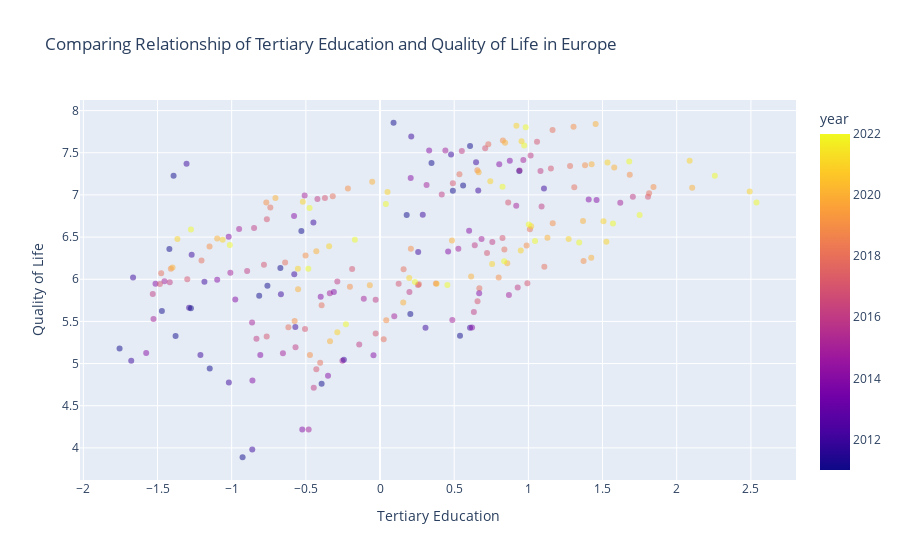

Write notebook code for a chart like this one.
### Code cell
fig = px.scatter(
    combined,
    x='education',
    y='qol',
    color='year',
    opacity=0.5,
    labels={'education': 'Tertiary Education', 'qol': 'Quality of Life'},
    title='Comparing Relationship of Tertiary Education and Quality of Life in Europe',
    hover_data=['country', 'year']
)

fig.show()

### Figure 1 — Plotly figure (JSON) as saved in the notebook; plotly's stock layout.template omitted (floating-point values rounded to 4 significant figures; data arrays with more than 128 entries replaced by an {"elided": "..."} marker saying what was removed)
{"data": [{"customdata": {"elided": "239x2 mixed values"}, "hovertemplate": "Tertiary Education=%{x}<br>Quality of Life=%{y}<br>country=%{customdata[0]}<br>year=%{marker.color}<extra></extra>", "legendgroup": "", "marker": {"color": {"elided": "239 int values"}, "coloraxis": "coloraxis", "opacity": 0.5, "symbol": "circle"}, "mode": "markers", "name": "", "orientation": "v", "showlegend": false, "type": "scatter", "x": {"elided": "239 float values"}, "xaxis": "x", "y": {"elided": "239 float values"}, "yaxis": "y"}], "layout": {"coloraxis": {"colorbar": {"title": {"text": "year"}}, "colorscale": [[0, "#0d0887"], [0.1111, "#46039f"], [0.2222, "#7201a8"], [0.3333, "#9c179e"], [0.4444, "#bd3786"], [0.5556, "#d8576b"], [0.6667, "#ed7953"], [0.7778, "#fb9f3a"], [0.8889, "#fdca26"], [1, "#f0f921"]]}, "legend": {"tracegroupgap": 0}, "title": {"text": "Comparing Relationship of Tertiary Education and Quality of Life in Europe"}, "xaxis": {"anchor": "y", "domain": [0, 1], "title": {"text": "Tertiary Education"}}, "yaxis": {"anchor": "x", "domain": [0, 1], "title": {"text": "Quality of Life"}}}}
